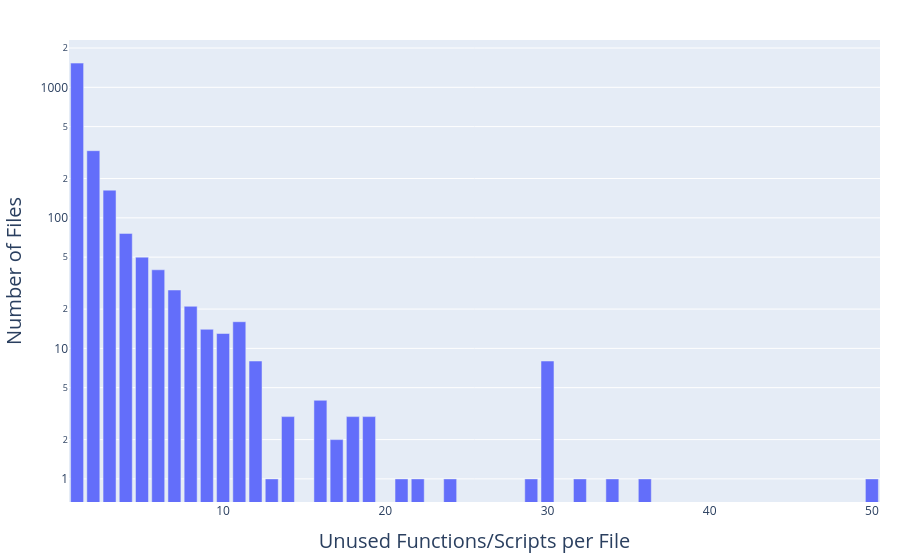

Here is the notebook cell this chart was saved with:
### Code cell
import pandas as pd
import plotly.express as px

df = pd.read_json("data/unused_python_functions.jsonl", lines=True)
df["filepath"] = df["line of code"].apply(lambda x: x.split("#L")[0])
print(f"Total number of unused functions/scripts: {len(df)}")
print(
    f"Total number of files with at least one unused function: {df['filepath'].nunique()}"
)

# Extract the file name for each line of code and count how many lines per file
file_counts = df.groupby("filepath").size().reset_index(name="lines_per_file")

# Create distribution data: count how many files have each number of lines
distribution = file_counts["lines_per_file"].value_counts().reset_index()
distribution.columns = ["lines_of_code", "number_of_files"]
distribution = distribution.sort_values("lines_of_code")

# Plotting the distribution of files by number of lines of code
fig = px.bar(
    distribution,
    x="lines_of_code",
    y="number_of_files",
    labels={
        "lines_of_code": "Unused Functions/Scripts per File",
        "number_of_files": "Number of Files",
    },
    log_y=True,
)
fig.update_layout(
    margin=dict(l=20, r=20, t=40, b=20),
    xaxis=dict(title_font_size=20),
    yaxis=dict(title_font_size=20),
)
fig.show()
df['type'].value_counts()

### Figure 1 — Plotly figure (JSON) as saved in the notebook; plotly's stock layout.template omitted (floating-point values rounded to 4 significant figures)
{"data": [{"hovertemplate": "Unused Functions/Scripts per File=%{x}<br>Number of Files=%{y}<extra></extra>", "legendgroup": "", "marker": {"color": "#636efa", "pattern": {"shape": ""}}, "name": "", "orientation": "v", "showlegend": false, "textposition": "auto", "type": "bar", "x": [1, 2, 3, 4, 5, 6, 7, 8, 9, 10, 11, 12, 13, 14, 16, 17, 18, 19, 21, 22, 24, 29, 30, 32, 34, 36, 50], "xaxis": "x", "y": [1533, 327, 163, 76, 50, 40, 28, 21, 14, 13, 16, 8, 1, 3, 4, 2, 3, 3, 1, 1, 1, 1, 8, 1, 1, 1, 1], "yaxis": "y"}], "layout": {"barmode": "relative", "legend": {"tracegroupgap": 0}, "margin": {"b": 20, "l": 20, "r": 20, "t": 40}, "xaxis": {"anchor": "y", "domain": [0, 1], "title": {"font": {"size": 20}, "text": "Unused Functions/Scripts per File"}}, "yaxis": {"anchor": "x", "domain": [0, 1], "title": {"font": {"size": 20}, "text": "Number of Files"}, "type": "log"}}}
